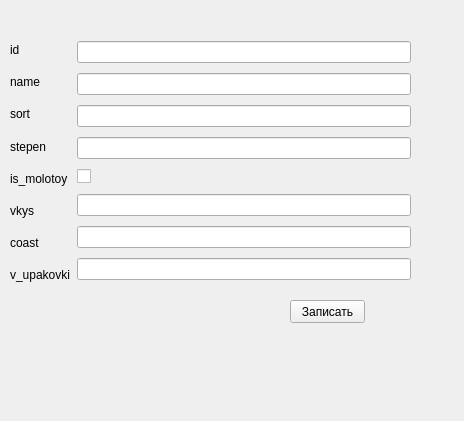
<?xml version="1.0" encoding="UTF-8"?>
<ui version="4.0">
 <class>Form</class>
 <widget class="QWidget" name="Form">
  <property name="geometry">
   <rect>
    <x>0</x>
    <y>0</y>
    <width>464</width>
    <height>421</height>
   </rect>
  </property>
  <property name="windowTitle">
   <string>Form</string>
  </property>
  <widget class="QPushButton" name="pushButton">
   <property name="geometry">
    <rect>
     <x>290</x>
     <y>300</y>
     <width>75</width>
     <height>23</height>
    </rect>
   </property>
   <property name="text">
    <string>Записать</string>
   </property>
  </widget>
  <widget class="QWidget" name="">
   <property name="geometry">
    <rect>
     <x>10</x>
     <y>37</y>
     <width>401</width>
     <height>251</height>
    </rect>
   </property>
   <layout class="QHBoxLayout" name="horizontalLayout">
    <item>
     <layout class="QVBoxLayout" name="verticalLayout_2">
      <item>
       <widget class="QLabel" name="label">
        <property name="text">
         <string>id</string>
        </property>
       </widget>
      </item>
      <item>
       <widget class="QLabel" name="label_2">
        <property name="text">
         <string>name</string>
        </property>
       </widget>
      </item>
      <item>
       <widget class="QLabel" name="label_3">
        <property name="text">
         <string>sort</string>
        </property>
       </widget>
      </item>
      <item>
       <widget class="QLabel" name="label_4">
        <property name="text">
         <string>stepen</string>
        </property>
       </widget>
      </item>
      <item>
       <widget class="QLabel" name="label_5">
        <property name="text">
         <string>is_molotoy</string>
        </property>
       </widget>
      </item>
      <item>
       <widget class="QLabel" name="label_6">
        <property name="text">
         <string>vkys</string>
        </property>
       </widget>
      </item>
      <item>
       <widget class="QLabel" name="label_7">
        <property name="text">
         <string>coast</string>
        </property>
       </widget>
      </item>
      <item>
       <widget class="QLabel" name="label_8">
        <property name="text">
         <string>v_upakovki</string>
        </property>
       </widget>
      </item>
     </layout>
    </item>
    <item>
     <layout class="QVBoxLayout" name="verticalLayout">
      <item>
       <widget class="QLineEdit" name="lineEdit"/>
      </item>
      <item>
       <widget class="QLineEdit" name="lineEdit_2"/>
      </item>
      <item>
       <widget class="QLineEdit" name="lineEdit_3"/>
      </item>
      <item>
       <widget class="QLineEdit" name="lineEdit_4"/>
      </item>
      <item>
       <widget class="QCheckBox" name="checkBox">
        <property name="text">
         <string/>
        </property>
       </widget>
      </item>
      <item>
       <widget class="QLineEdit" name="lineEdit_6"/>
      </item>
      <item>
       <widget class="QLineEdit" name="lineEdit_7"/>
      </item>
      <item>
       <widget class="QLineEdit" name="lineEdit_8"/>
      </item>
     </layout>
    </item>
   </layout>
  </widget>
 </widget>
 <resources/>
 <connections/>
</ui>
